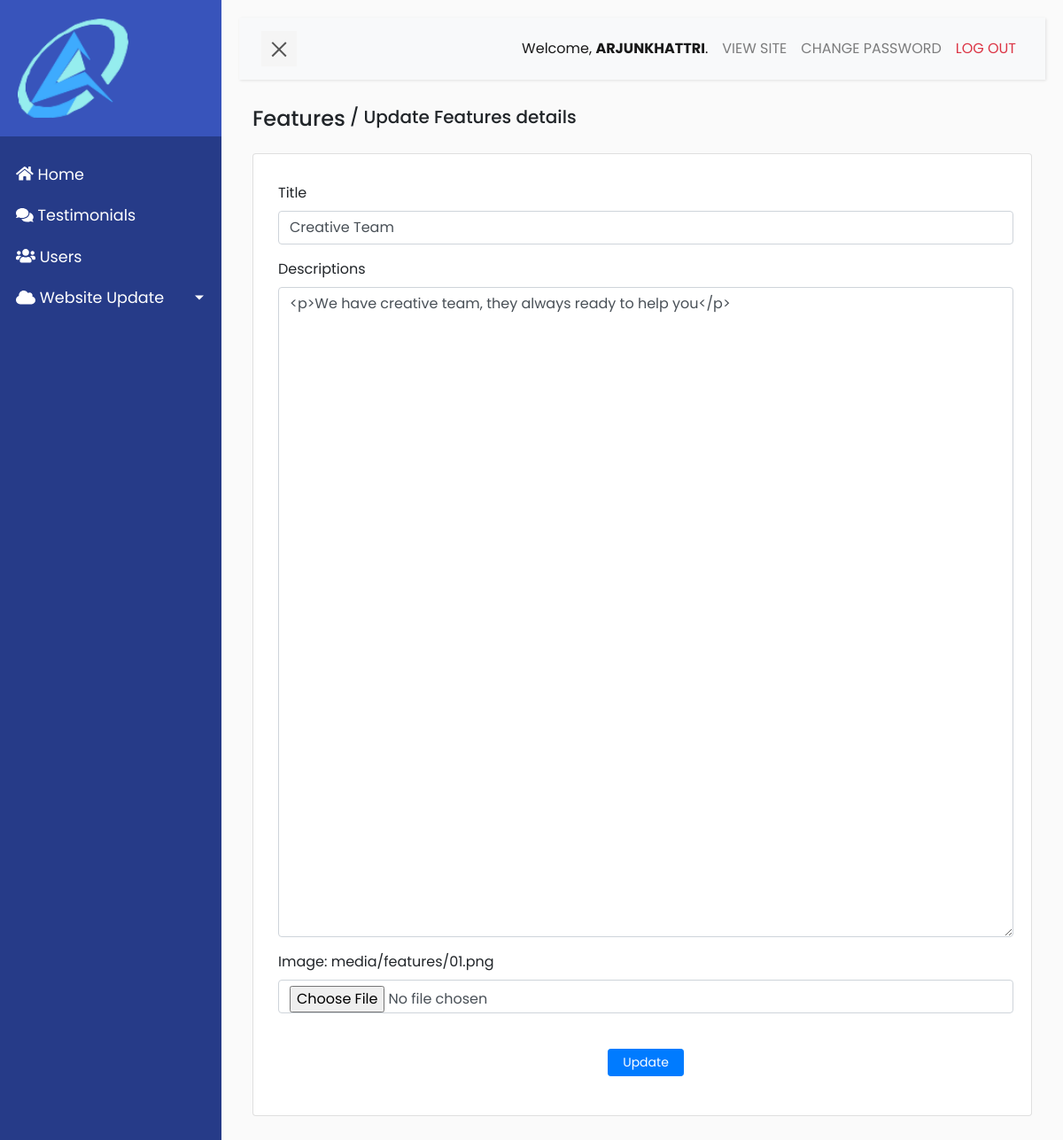
The app's page /features/update/Creative Team/ (signed in) with its own data.
### constructionapp/models.py (models this page shows, shortened)
class Features(models.Model):
    title = models.CharField(max_length=254, null=False, blank=False, default='')
    description = RichTextUploadingField(blank=True, null=True)
    image = models.ImageField(upload_to='media/features')

### constructionapp/views.py (the view)
# urls.py: path('features/update/<str:name>/', views.update_features, name = 'update_features'),
@login_required
def update_features(request, name):
    feature = Features.objects.get(title=name)
    if request.method == 'POST':
        form = FeaturesForm(request.POST or None, request.FILES, instance=feature)
        try:
            if form.is_valid():
                form.save()
                messages.success(request, 'Feature updated succesfully')
                return redirect('features_list')
            else:
                messages.error(request, 'Failed to update features')
                return redirect('features_list')
        except:
            return redirect('features_list')
    else:
        context = {'feature':feature}
        return render(request, 'page/features/update.html', context)

### constructionapp/templates/page/features/update.html (shortened to what this page needs)
{% extends 'base.html' %}
{% block content %}
<div class="container">
    <div class="row">
        <div class="col-xs-12 col-sm-12 col-md-12 col-xl-12 d-flex">
                <h4 class=" mb-4">Features </h4>
            <h5>
                &nbsp;/&nbsp;Update Features details
            </h5>
        </div>
    </div>
    {% if feature  %}
   <div class="row">
      <div class="col-xs-12 col-sm-12 col-md-12 col-xl-12">
         <div class="card mb-4 pl-2 pt-2">
            <div class="card-body mb-2">
                 <form method="POST" enctype="multipart/form-data">
                     <div class="form-group">
                        <label
                            for="title"
                            class="mt-1">
                            Title
                        </label>
                        <input
                            type="text"
                            name="title"
                            id="title"
                            value="{{feature.title}}"
                            tabindex="1"
                            class="form-control"
                            autocomplete="title" >
                    </div>
                    <div class="form-group">
                        <label for="description">Descriptions</label>
                        <textarea
                            name="description"
                            rows="30"
                            cols="80"
                            id="description"
                            class="form-control"
                            tabindex="2"
                            required
                            >{{feature.description}}</textarea>
                    </div>
                    <div class="form-group">
                        <label for="image">
                            Image:
                            <a href="/media/{{feature.image}}">
                            {{feature.image}}
                            </a>
                        </label>
                        <input
                            type="file"
                            class="form-control"
                            name="image"
                            id="image"
                            tabindex="3"
                            required>
                    </div>
                    <div class="form-group text-center">
                        <input
                            type="submit"
                            class="btn btn-primary btn-sm mt-4 pl-3 pr-3 text-center"
                            value="Update">
                    </div>
                </form>
            </div>
         </div>
      </div>
   </div>
   {% endif %}
</div>
{% endblock content %}

### constructionapp/templates/base.html (shortened to what this page needs)
{% load static %}
<!DOCTYPE html>
<html>
<head>
    <link
        rel="stylesheet"
        href="https://stackpath.bootstrapcdn.com/bootstrap/4.1.0/css/bootstrap.min.css"
>
    <link
        rel="stylesheet" href="{% static 'css/base.css' %}">
    <link
        rel="stylesheet"
        href="https://use.fontawesome.com/releases/v5.2.0/css/all.css"
>
</head>
<body>
    <div class="wrapper">
        <nav id="sidebar">
            <div class="sidebar-header">
                <a href="https://eliteconsultancy.netlify.app/">
                    <img src="{% static 'images/logo.png' %}" alt="NGT Logo" class="img-responsive" style="width:60%;height: auto;">
                </a>
            </div>
            <ul class="list-unstyled components ml-2">
                <li class="active">
                    <a href="{% url 'dashboard' %}">
                        <i class="fa fa-home" aria-hidden="true"></i>
                        Home
                    </a>
                </li>
                <li>
                    <a href="{% url 'testimonials_list' %}">
                        <i class="fa fa-comments" aria-hidden="true"></i>
                        Testimonials
                    </a>
                </li>
                <li>
                    <a href="{% url 'list_admins' %}">
                        <i class="fa fa-users" aria-hidden="true"></i>
                        Users
                    </a>
                </li>
                <li >
                    <a href="#uiSubmenu" data-toggle="collapse" aria-expanded="false" class="dropdown-toggle">
                        <i class="fa fa-cloud" aria-hidden="true"></i>
                        Website Update
                    </a>
                </li>
        </nav>
        <div id="content">
            <nav class="navbar navbar-expand-lg navbar-light bg-light">
                <div class="container-fluid">
                    <button type="button" id="sidebarCollapse" class="navbar-btn">
                        <span></span>
                    </button>
                    <div class="collapse navbar-collapse" id="navbarSupportedContent">
                        <ul class="nav navbar-nav ml-auto">
                            <li class="nav-item active">
                                <div class="nav-link text-capitalize" >Welcome, <span class="text-uppercase font-weight-bold">{{user.get_username}}</span>. </div>
                            </li>
                            <li class="nav-item">
                                <a href="https://eliteconsultancy.netlify.app/" target="_blank" class="text-uppercase nav-link">View Site</a>
                            </li>
                            <li class="nav-item">
                                <a href="{% url 'change_admin_pw' %}" class="nav-link text-uppercase">Change Password</a>
                            </li>
                            <li class="nav-item">
                                <a href="{% url 'admin_logout' %}" class="text-uppercase nav-link text-danger">Log out</a>
                            </li>
                        </ul>
                    </div>
                </div>
            </nav>
            {% block content %}
            {% endblock content %}
    </div>
</body>
</html>

### static/css/base.css (style rules this page uses)
body { font-family: 'Poppins', sans-serif; background: #fafafa; }
a, a:hover, a:focus { color: inherit; text-decoration: none; transition: all 0.3s; }
.navbar { padding: 15px 10px; background: #fff; border: none; border-radius: 0; margin-bottom: 30px; box-shadow: 1px 1px 3px rgba(0, 0, 0, 0.1); }
.navbar-btn { box-shadow: none; outline: none !important; border: none; }
.wrapper { display: flex; width: 100%; align-items: stretch; perspective: 1500px; }
#sidebar { min-width: 250px; max-width: 250px; background: #263b88; color: #fff; transition: all 0.6s cubic-bezier(0.945, 0.020, 0.270, 0.665); transform-origin: bottom left; }
#sidebar .sidebar-header { padding: 20px; background: #3854bb; }
#sidebar ul.components { padding: 20px 0; }
#sidebar ul li a { padding: 10px; font-size: 1.1em; display: block; }
#sidebar ul li.active > a, a[aria-expanded="true"] { color: #fff; background: #263b88; }
a[data-toggle="collapse"] { position: relative; }
.dropdown-toggle::after { display: block; position: absolute; top: 50%; right: 20px; transform: translateY(-50%); }
#content { width: 100%; padding: 20px; min-height: 100vh; transition: all 0.3s; }
#sidebarCollapse { width: 40px; height: 40px; background: #f5f5f5; cursor: pointer; }
#sidebarCollapse span { width: 80%; height: 2px; margin: 0 auto; display: block; background: #555; transition: all 0.8s cubic-bezier(0.810, -0.330, 0.345, 1.375); transition-delay: 0.2s; }
#sidebarCollapse span:last-of-type { transform: rotate(-45deg) translate(1px, -1px); }

### records on screen
Features: title "Creative Team", description "<p>We have creative team, they always ready to help you</p>", image "media/features/01.png"

### other values on screen
{{ user.get_username }} "ARJUNKHATTRI"
